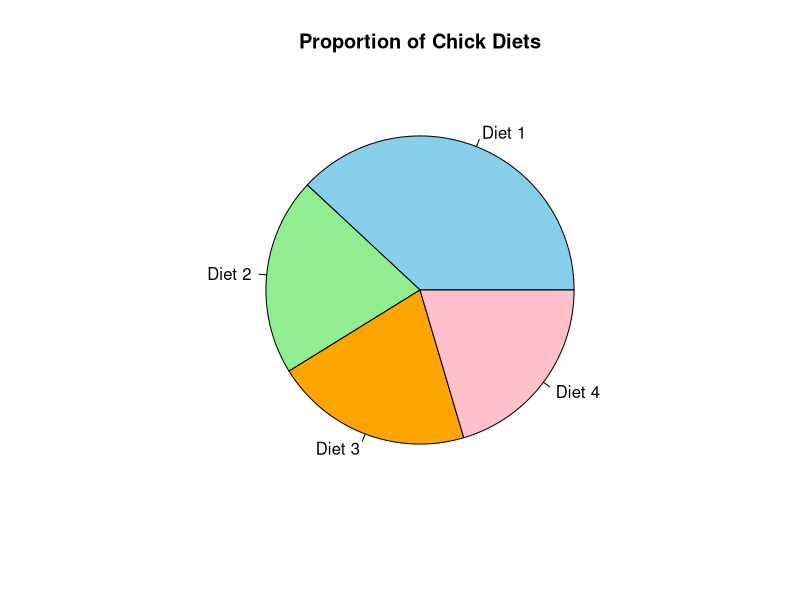
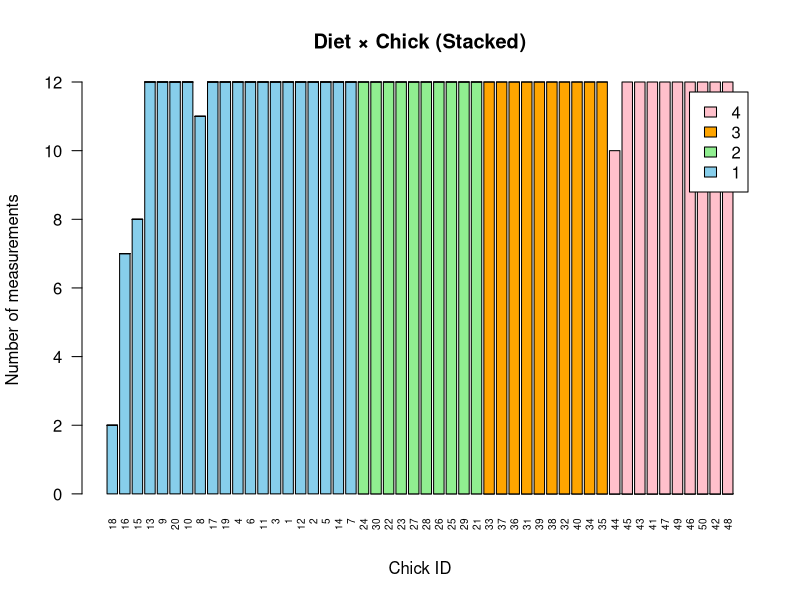
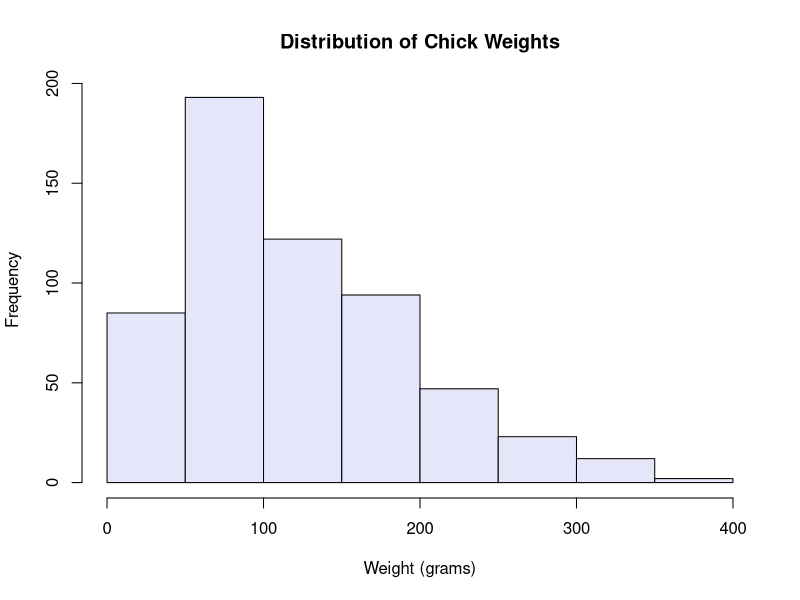
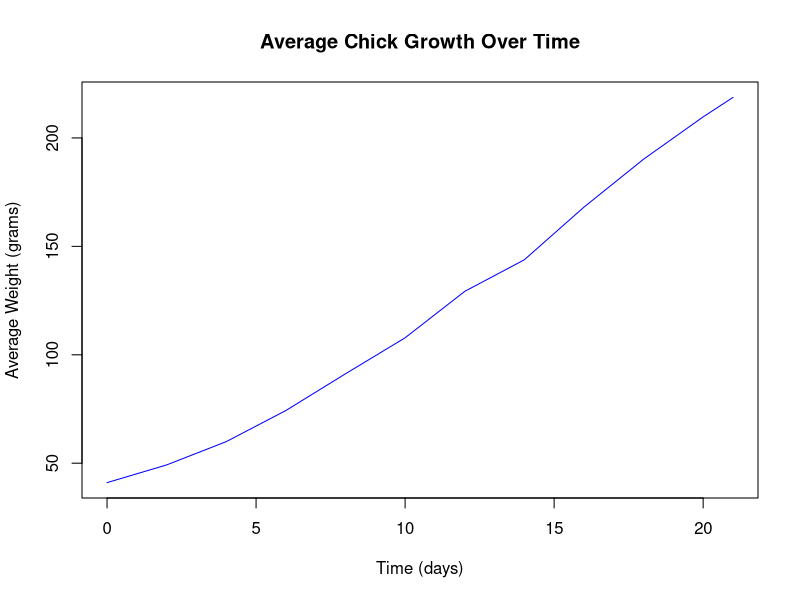
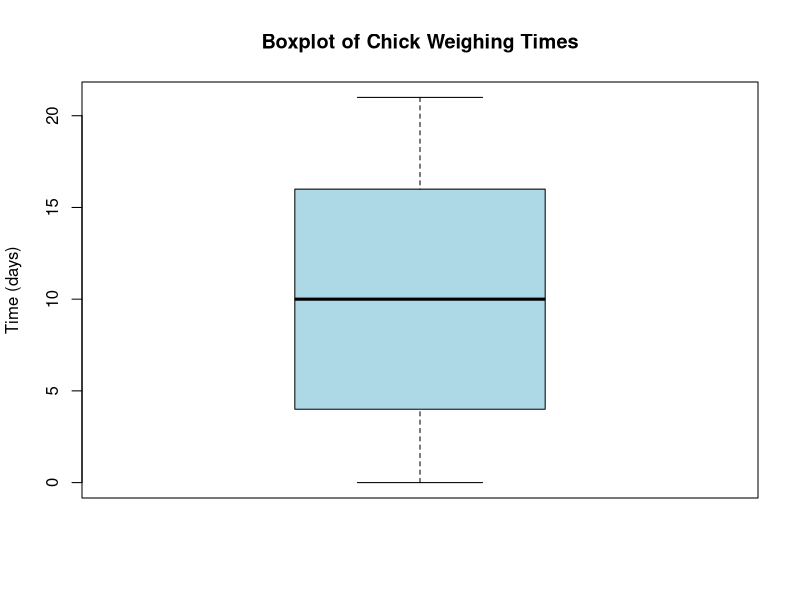
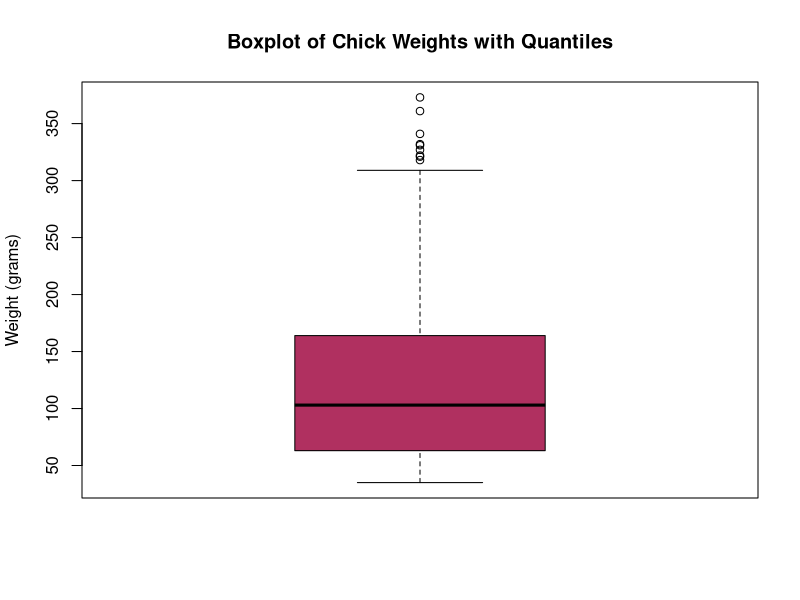

Write R code to recreate these figures, in order.
## ---- chunk 1
knitr::opts_chunk$set(echo = TRUE)
## ---- chunk 2
# dataset-1
data(ToothGrowth)
head(ToothGrowth)
tail(ToothGrowth)
str(ToothGrowth)
summary(ToothGrowth)

#dataset-2
data(ChickWeight)
head(ChickWeight)
tail(ChickWeight)
str(ChickWeight)
summary(ChickWeight)
## ---- chunk 3
table(ChickWeight$Diet)
prop.table(table(ChickWeight$Diet))
pie(prop.table(table(ChickWeight$Diet)),
    main = "Proportion of Chick Diets",
    col = c("skyblue", "lightgreen", "orange", "pink"),
    labels = paste("Diet", names(table(ChickWeight$Diet))))

#Interpretation: In ChickWeight dataset, Diet 1 is the most common (38%), while Diets 2-4 are less represented (20%), showing the data is imbalanced across diets with Diet 1 dominating.
## ---- chunk 4
cw_table <- table(ChickWeight$Diet, ChickWeight$Chick)
cw_table
prop.table(cw_table, margin=1)
barplot(cw_table,
        beside = FALSE,
        col = c("skyblue","lightgreen","orange","pink"),
        legend.text = rownames(cw_table),
        main = "Diet × Chick (Stacked)",
        xlab = "Chick ID", ylab = "Number of measurements",
        las = 2, cex.names = 0.6)

#Interpretation: In the ChickWeight dataset, each chick is assigned to one diet. Diet 1 has noticeably more chicks than the others, making the data slightly imbalanced across diets.
## ---- chunk 5
mean(ChickWeight$weight)
median(ChickWeight$weight)
hist(ChickWeight$weight,
     col = "lavender",
     main = "Distribution of Chick Weights",
     xlab = "Weight (grams)")
# line graph
avg_weight <- aggregate(weight ~ Time, data = ChickWeight, mean)
plot(avg_weight$Time, avg_weight$weight, type = "l",
     main = "Average Chick Growth Over Time",
     xlab = "Time (days)",
     ylab = "Average Weight (grams)",
     col = "blue")

#Interpretation:

# The mean weight (122 g) is higher than the median weight (103 g), which shows the distribution is right-skewed.
# Because of this skew, the median is a better measure of the typical chick weight, since it is less affected by the few very heavy chicks.
# The distribution is not symmetrical: most chicks are lighter, while a smaller number reach much higher weights.
# The line graph reveals a clear trend of steady growth over time, with chick weights increasing consistently as days progress.
## ---- chunk 6
# Numeric variable: Time
data <- ChickWeight$Time

# Range
range_val <- max(data) - min(data)
print(paste("Range:", range_val))

# IQR
q1 <- quantile(data, 0.25)
q3 <- quantile(data, 0.75)
iqr_val <- q3 - q1
print(paste("IQR:", iqr_val))

# Variance and Standard deviation
variance_val <- var(data)
sd_val <- sd(data)
print(paste("Variance:", variance_val))
print(paste("Standard Deviation:", sd_val))

#Boxplot
boxplot(ChickWeight$Time,
        main = "Boxplot of Chick Weighing Times",
        ylab = "Time (days)",
        col = "lightblue")

# Interpretation: 

# The data is evenly spread out across the 0–21 day range, reflecting the structured measurement schedule.
# The spread indicates high consistency.
# There are no outliers since time was recorded at fixed intervals.
# This confirms the dataset has consistent measurement timing with a uniform spread across the study period.
## ---- chunk 7
quantile(ChickWeight$weight, probs = c(0.25, 0.5, 0.75))

boxplot(ChickWeight$weight,
        main = "Boxplot of Chick Weights with Quantiles",
        ylab = "Weight (grams)",
        col = "maroon")
# Interpretation:

# Most observations fall between about 63 g (Q1) and 163 g (Q3), meaning the middle 50% of chick weights are in this range.
# The wider upper quartile and outliers above 300 g show right-skewness, with a few chicks much heavier than the rest.
